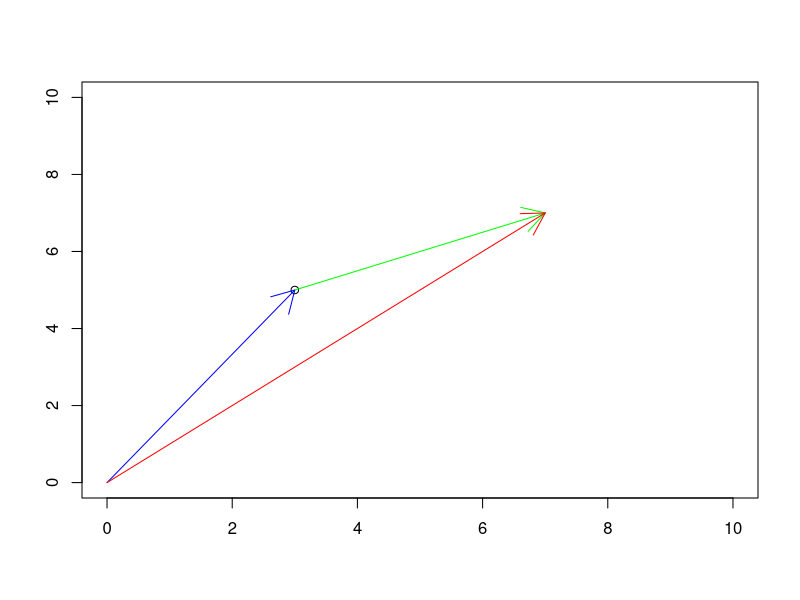

The R script that drew this image: (Note: this script raises an error after producing the figure.)
## ---- chunk 1
v1 = c(3, 5)
print(-3 * v1)
## ---- chunk 2
v2 = c(4, 2)
print(v1 + v2)
## ---- chunk 3
print(v2 + 2 * v1)
## ---- chunk 4
library(tidyverse)
vector_addition_plot_2d = function(v1, v2, xlim, ylim) {
  v3 = v1 + v2
  
  # Plotting v1
  plot(v1[1], v1[2], type = 'p', xlim = xlim, ylim = ylim, xlab = '', ylab = '')
  arrows(x0 = 0, y0 = 0, x1 = v1[1], y1 = v1[2], col = 'blue')
  
  # Plotting v2
  arrows(x0 = v1[1], y0 = v1[2], x1 = v3[1], y1 = v3[2], col = 'green')
  
  # Plotting v3
  arrows(x0 = 0, y0 = 0, x1 = v3[1], y1 = v3[2], col = 'red')
}

vector_addition_plot_2d(v1 = v1, v2 = v2, c(0, 10), c(0, 10))
## ---- chunk 5
v3 = c(0, 4, 3)
v4 = c(4, 7, 5)
print(v3 + v4)
## ---- chunk 6
library(tidyverse)
vector_addition_plot_3d = function(vec1, vec2, xax, yax, zax, phi, theta) {
  points3D(x = vec1[1], y = vec1[2], z = vec1[3], col = 'red',
           xlim = xax, ylim = yax, zlim = zax,
           xlab = "x", ylab = "y", zlab = "z",
           phi = phi,
           theta = theta)
  text3D(x = vec1[1], y = vec1[2], z = vec1[3]+0.25,
         labels = paste("(",vec1[1],",",vec1[2],",",vec1[3],")", sep=""), add = TRUE)
  arrows3D(x0=0, y0=0, z0=0, x1=vec1[1], y1=vec1[2], z1=vec1[3], lwd = 2, col = 'blue', 
           add = TRUE)
  
  points3D(x = vec1[1]+vec2[1], y = vec1[2]+vec2[2], z = vec1[3]+vec2[3], col = 'green',
           xlim = xax, ylim = yax, zlim = zax,
           xlab = "x", ylab = "y", zlab = "z",
           add = TRUE)
  arrows3D(x0=vec1[1], y0=vec1[2], z0=vec1[3], x1=vec1[1]+vec2[1], y1=vec1[2]+vec2[2], 
           z1=vec1[3]+vec2[3], lwd = 2, col = 'red', add = TRUE)
  
  vec3 <- vec1 + vec2
  points3D(x = vec3[1], y = vec3[2], z = vec3[3], col = 'red',
           xlim = xax, ylim = yax, zlim = zax,
           xlab = "x", ylab = "y", zlab = "z",
           add = TRUE)
  text3D(x = vec3[1], y = vec3[2], z = vec3[3],
         labels = paste("(",vec3[1],",",vec3[2],",",vec3[3],")", sep=""), add = TRUE)
  arrows3D(x0=0, y0=0, z0=0, x1=vec3[1], y1=vec3[2], z1=vec3[3], lwd = 2, col = 'green', 
           add = TRUE)
}
vector_addition_plot_3d(vec1 = v3, vec2 = v4, c(0, 10), c(0, 10), c(0, 10), 0, -20)

